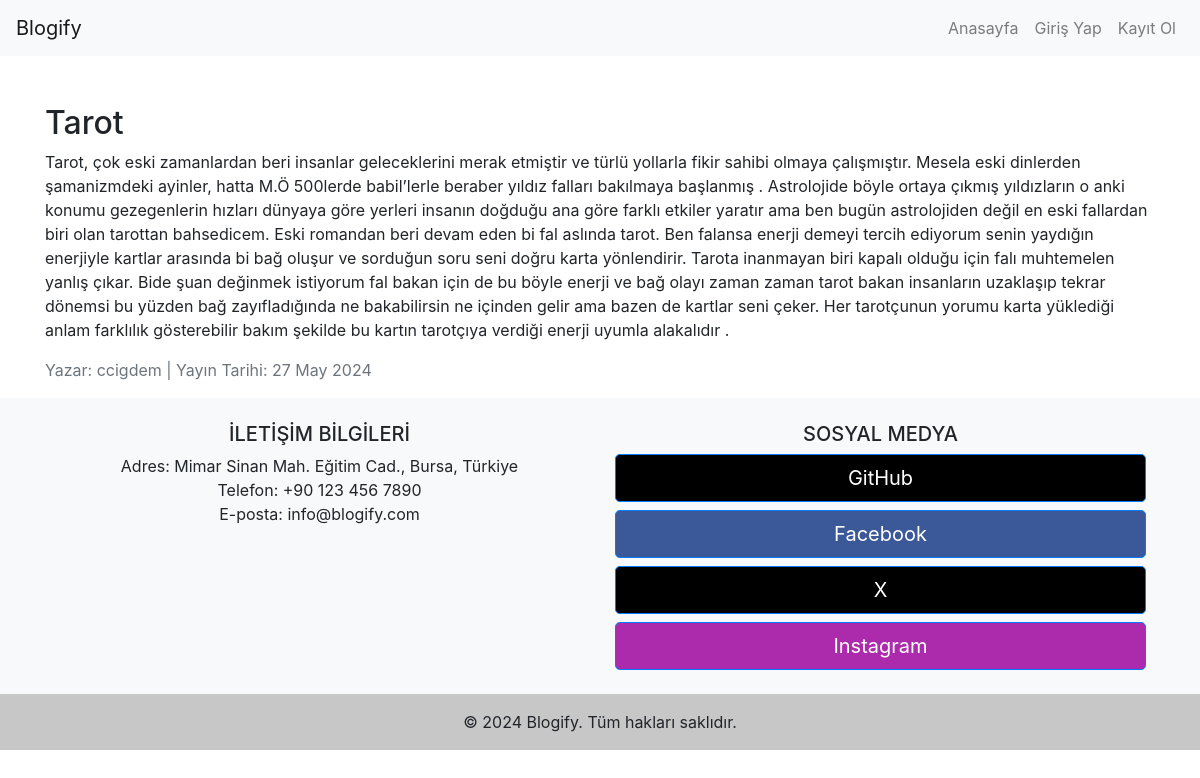
The page /blog/read_more.php?id=7 on the database its author committed.
### tables this page shows
CREATE TABLE `blog_posts` (
  `id` int(11) NOT NULL,
  `title` varchar(255) NOT NULL,
  `content` text NOT NULL,
  `author` varchar(255) NOT NULL,
  `created_at` timestamp NOT NULL DEFAULT current_timestamp() ON UPDATE current_timestamp()
);

### blog/read_more.php (the view)
<?php
include 'header.php';
include 'db.php';
if (isset($_GET['id']) && !empty($_GET['id'])) {
    $post_id = $_GET['id'];
    $query = "SELECT * FROM blog_posts WHERE id = ?";
    $stmt = $conn->prepare($query);
    $stmt->bind_param("i", $post_id);
    $stmt->execute();
    $result = $stmt->get_result();
    if ($result->num_rows > 0) {
        $row = $result->fetch_assoc();
        ?>
        <div class="container mt-5">
            <h2><?php echo $row['title']; ?></h2>
            <p><?php echo $row['content']; ?></p>
            <p class="text-muted">Yazar: <?php echo $row['author']; ?> | Yayın Tarihi: <?php echo date('d M Y', strtotime($row['created_at'])); ?></p>
        </div>
        <?php
    } else {
        echo "<div class='container mt-5'><p>Blog yazısı bulunamadı.</p></div>";
    }
} else {
    echo "<div class='container mt-5'><p>Blog yazısı ID'si belirtilmedi.</p></div>";
}
include 'footer.php';
?>

### rows shown on the page
blog_posts: title "Tarot", content "Tarot, çok eski zamanlardan beri insanlar geleceklerini merak etmiştir ve türlü yollarla fikir sahibi olmaya çalışmıştır. Mesela eski dinlerden şamanizmdeki ayinler, hatta M.Ö 500lerde babil’lerle beraber yıldız falları bakılmaya başlanmış . Astrolojide böyle ortaya çıkmış yıldızların o anki konumu gezegenlerin hızları dünyaya göre yerleri insanın doğduğu ana göre farklı etkiler yaratır ama ben bugün astrolojiden değil en eski fallardan biri olan tarottan bahsedicem. Eski romandan beri devam eden bi fal aslında tarot. Ben falansa enerji demeyi tercih ediyorum senin yaydığın enerjiyle kartlar arasında bi bağ oluşur ve sorduğun soru seni doğru karta yönlendirir. Tarota inanmayan biri kapalı…", author "ccigdem", created_at "27 May 2024"
